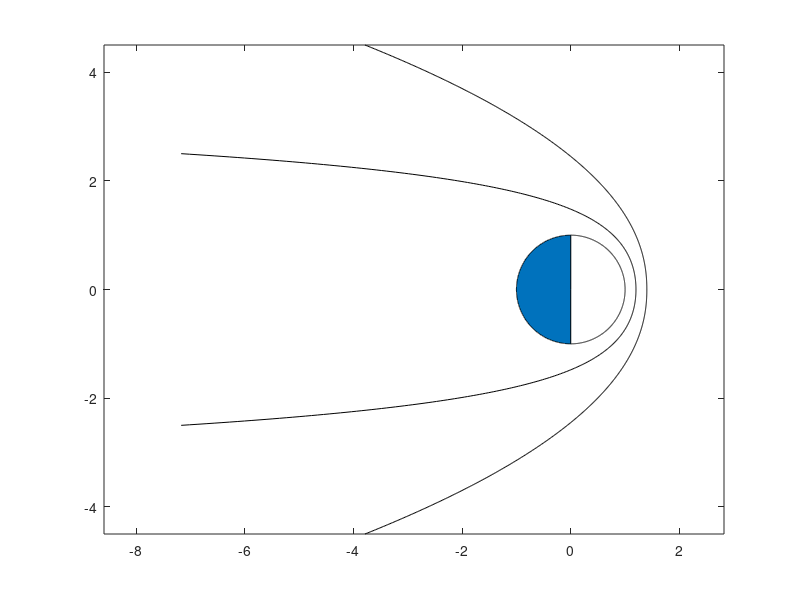

Here is the MATLAB script that generated this plot:
function [plot1,plot2,plot_3,plot4] = plot_MPB_bowshock
%***************  Bow shock ************
yb=0:0.01:4.5;
xb=(-exp(yb).^0.2)*0.2+0.04*yb-0.2.*yb.^2.15+1.6;
plot1 = plot(xb,yb,'k',xb,-yb,'k'); %******** plot bow shock ******
hold on

%************   Magnetosphere boundary ******
ymb=0:0.01:2.5;
xmb=(-exp(ymb).^2)*0.05+0.1*ymb-0.2.*ymb.^2+1.25;
rmb=sqrt(xmb.^2 + ymb.^2);
plot2 = plot(xmb,ymb,'k',xmb,-ymb,'k'); %***** plot magnetosphere boundary ***
hold on
axis equal tight

t=(3*pi/2:0.001:5/2*pi);

%*************** plot Mars ****
plot_3 = plot3(cos(t),sin(t),zeros(size(t)),'k');  %*************** plot Mars
hold on 
t1=(pi/2:0.001:3*pi/2);
plot4 = area(cos(t1),sin(t1));
end